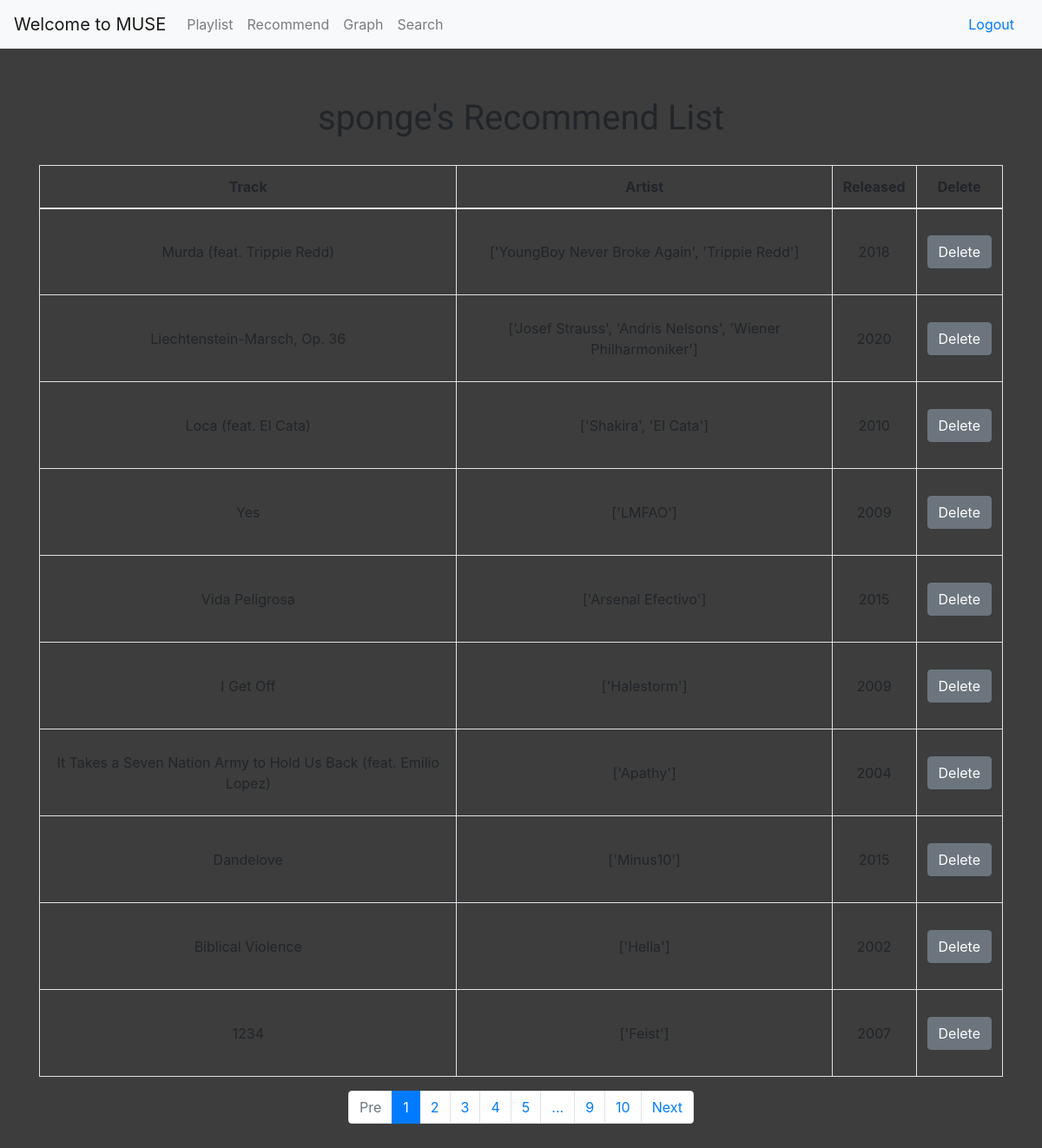
The app's page /recommend (signed in), older data.
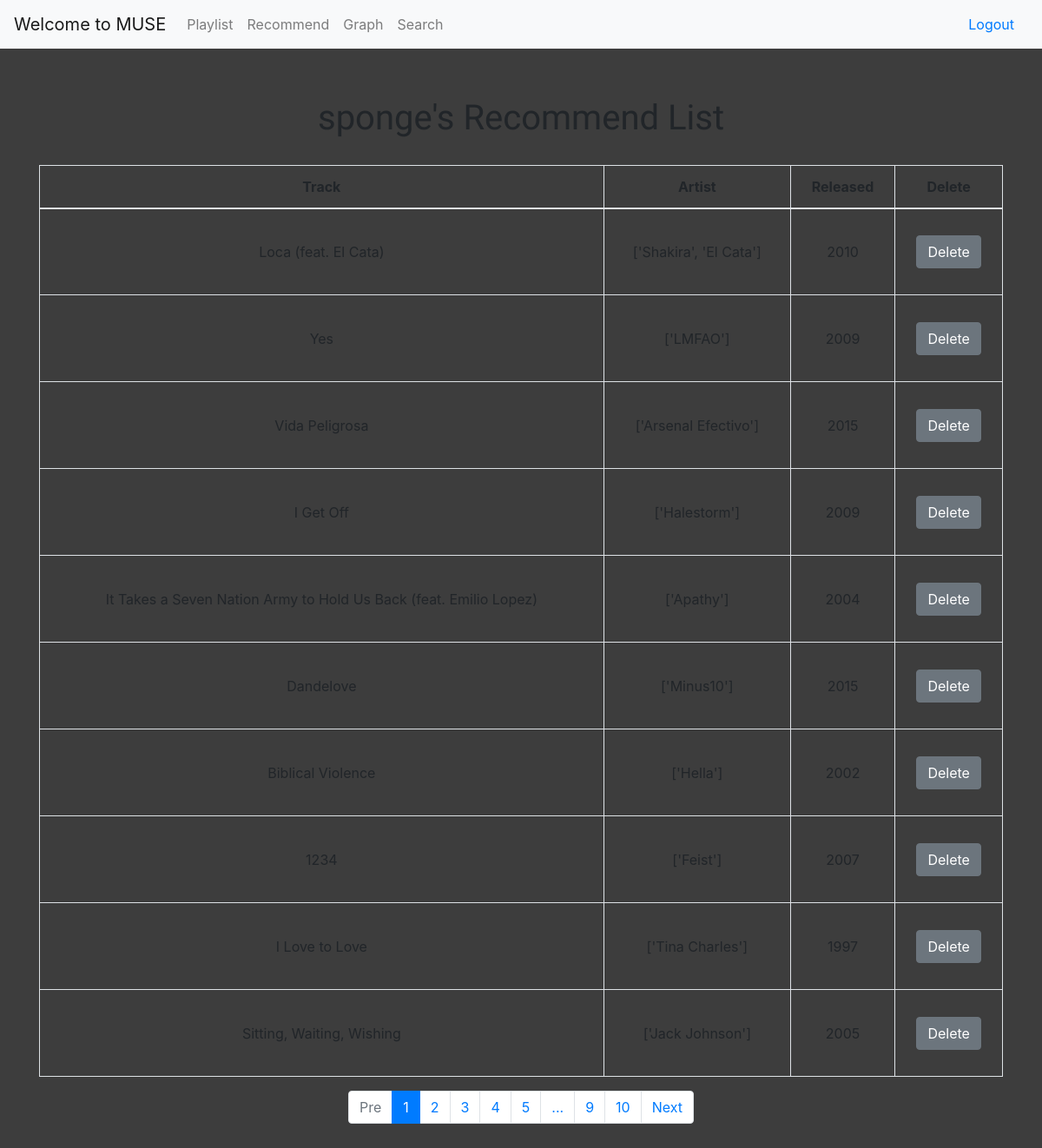
The same page, newer data.
### muse_app/models/recommend_model.py (models this page shows, shortened)
class Recommend(db.Model):
    __tablename__ = 'recommend'
    id = db.Column(db.Integer, primary_key=True)
    track = db.Column(db.String(128), nullable=False)
    artist = db.Column(db.String(128), nullable=False)
    released = db.Column(db.String(128), nullable=False)
    user_id = db.Column(db.Integer, db.ForeignKey('user.id'))

### muse_app/routes/main_route.py (the view, shortened to what this page needs)
@bp.route('/recommend')
def recommend() :
    if not session.get('logged_in'):
        flash("로그인을 먼저 해주세요")
        return redirect(url_for('main.login'))
    playlist = Playlist.query.filter(Playlist.user_id==session['id']).first()
    if not playlist :
        flash("플레이리스트가 없습니다.")
        return render_template('search.html')
    else :
        is_rec = Recommend.query.filter(Recommend.user_id==session['id']).first()
        if is_rec :
            page = request.args.get('page', 1, type=int)
            recommend_list = Recommend.query.filter(Recommend.user_id==session['id']).paginate(page=page, per_page=10)
            return render_template("recommend.html", recommend_list=recommend_list, session=session)

### muse_app/templates/recommend.html (shortened to what this page needs)
{% extends 'playlist.html' %}
{% block content %}
<div class="container">
  <div class="row">
    <div class="col-md-12 mx-auto">
      <h1 id='title' class='text-center'>{{session['firstname']}}'s Recommend List</h1>
      <div id="second">
        <table class="table table-bordered" id='table'>
          <thead>
            <tr>
              <th scope="col">Track</th>
              <th scope="col">Artist</th>
              <th scope="col">Released</th>
              <th scope="col">Delete</th>
            </tr>
          </thead>
          <tbody>
            {% for recommend in recommend_list.items %}
            <td>{{recommend.track}}</td>
            <td>{{recommend.artist}}</td>
            <td>{{recommend.released}}</td>
            <td>
              <a class="btn btn-secondary" , href='/recommend/{{ recommend.id }}'>
                Delete
              </a>
            </td>
            {% endfor %}
          </tbody>
        </table>
      </div>
    </div>
  </div>
</div>
<nav aria-label="Page navigation example">
  <ul class="pagination justify-content-center">
    {% if recommend_list.has_prev %}
    <li class="page-item">
      <a class="page-link" href="?page={{ recommend_list.prev_num }}">Pre</a>
    </li>
    {% else %}
    <li class="page-item disabled">
      <a class="page-link" tabindex="-1" aria-disabled="true" href="#">Pre</a>
    </li>
    {% endif %}
    {% for page_num in recommend_list.iter_pages() %}
    {% if page_num %}
    {% if page_num != recommend_list.page %}
    <li class="page-item">
      <a class="page-link" href="?page={{ page_num }}">{{ page_num }}</a>
    </li>
    {% else %}
    <li class="page-item active" aria-current="page">
      <a class="page-link" href="#">{{ page_num }}</a>
    </li>
    {% endif %}
    {% else %}
    <li class="disabled">
      <a class="page-link" href="#">...</a>
    </li>
    {% endif %}
    {% endfor %}
    {% if recommend_list.has_next %}
    <li class="page-item">
      <a class="page-link" href="?page={{ recommend_list.next_num }}">Next</a>
    </li>
    {% else %}
    <li class="page-item disabled">
      <a class="page-link" tabindex="-1" aria-disabled="true" href="#">Next</a>
    </li>
    {% endif %}
  </ul>
</nav>
{% endblock %}

### muse_app/templates/playlist.html (shortened to what this page needs)
{% extends 'base.html' %}

### muse_app/templates/base.html (shortened to what this page needs)
<!DOCTYPE html>
<html>
{% block head %}
<head>
  <link rel="stylesheet" href="https://cdn.jsdelivr.net/npm/bootstrap@4.5.3/dist/css/bootstrap.min.css"
>
  <link href="//maxcdn.bootstrapcdn.com/bootstrap/4.0.0/css/bootstrap.min.css" rel="stylesheet" id="bootstrap-css">
  <link href="https://stackpath.bootstrapcdn.com/font-awesome/4.7.0/css/font-awesome.min.css" rel="stylesheet"
>
  <link rel="stylesheet" href="static/css/main.css?after">
</head>
{% endblock %}
<body>
  <nav class="navbar navbar-expand-lg navbar-light bg-light navbar-fixed-top">
    <a class="navbar-brand" href="/">Welcome to MUSE</a>
    <div class="collapse navbar-collapse" id="navbarSupportedContent">
      <ul class="navbar-nav mr-auto">
        <li class="nav-item">
          <a class="nav-link" href="/playlist">Playlist<span class="sr-only">(current)</span></a>
        </li>
        <li class="nav-item">
          <a class="nav-link" href="/recommend">Recommend</a>
        </li>
        <li class="nav-item">
          <a class="nav-link" href="/graph">Graph</a>
        </li>
        <li class="nav-item">
          <a class="nav-link" href="/search">Search</a>
        </li>
      </ul>
      <a class="nav-link" href="/logout">Logout</a>
    </div>
  </nav>
  {% block content %}{% endblock %}
</body>
</html>

### muse_app/static/css/main.css (style rules this page uses)
body { padding-bottom:4.2rem; background:rgba(0, 0, 0, 0.76); }
a { text-decoration:none !important; }
h1,h2,h3 { font-family: 'Kaushan Script', cursive; }

### muse_app/templates/base.html (style rules this page uses)
#second { min-height: 70%; min-height: 70vh; display: flex; align-items: center; }
#table { text-align: center; margin-top: 2%; }
#table td { height: 100px; vertical-align: middle; }
#title { margin-top: 5%; }

Row changes from the older to the newer data that the page shows:
removed Recommend: track "Murda (feat. Trippie Redd)", artist "['YoungBoy Never Broke Again', 'Trippie Redd']", released "2018"
removed Recommend: track "Liechtenstein-Marsch, Op. 36", artist "['Josef Strauss', 'Andris Nelsons', 'Wiener Philharmoniker']", released "2020"
now on this page (row unchanged): Recommend: track "I Love to Love", artist "['Tina Charles']", released "1997"
now on this page (row unchanged): Recommend: track "Sitting, Waiting, Wishing", artist "['Jack Johnson']", released "2005"
